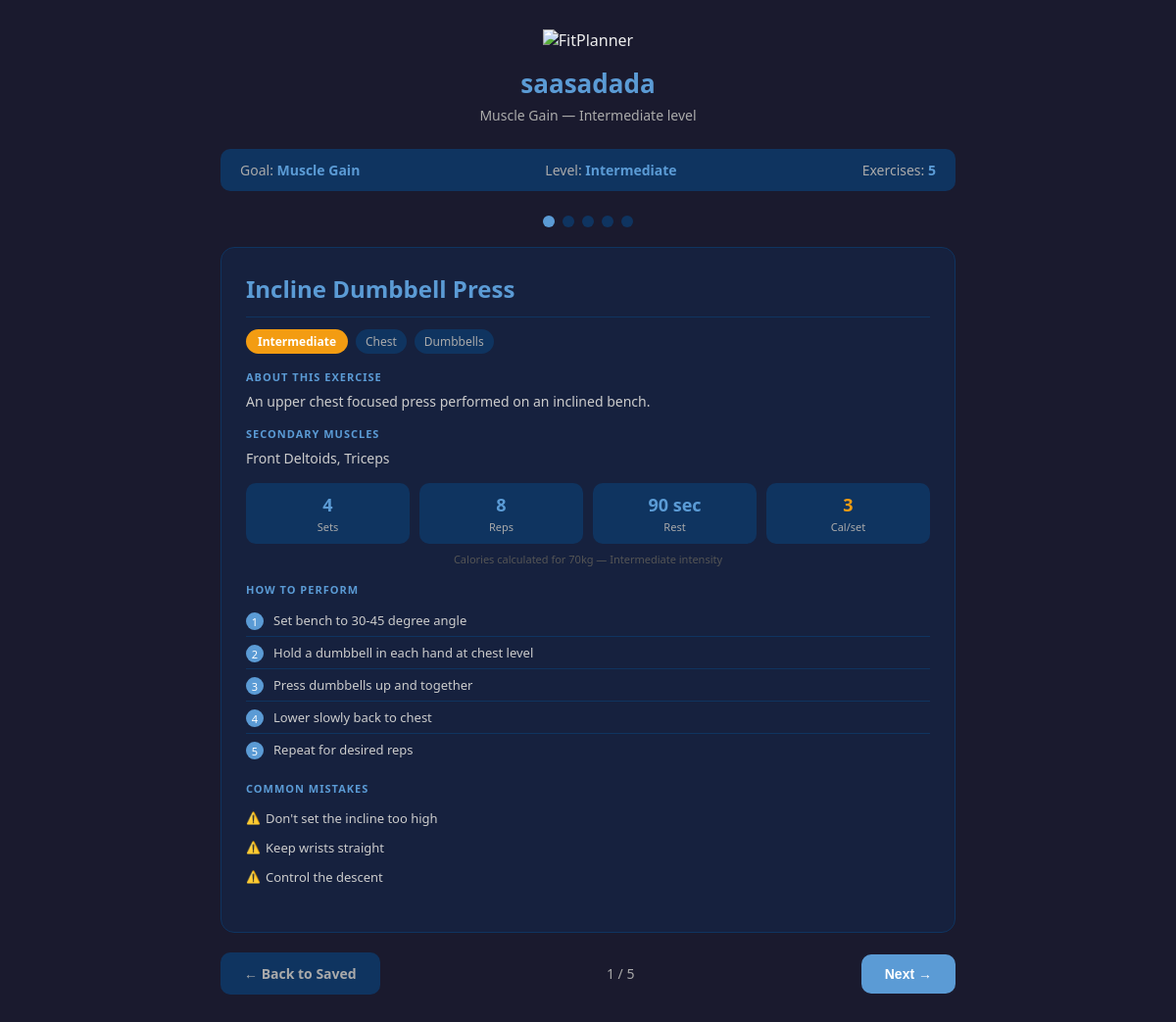
The app's page /view_workout.php?id=50 (signed in) with its own data.
### tables this page shows
CREATE TABLE `workouts` (
  `id` int(11) NOT NULL,
  `user_id` int(11) NOT NULL,
  `goal` varchar(100) DEFAULT NULL,
  `generated_at` timestamp NOT NULL DEFAULT current_timestamp(),
  `saved` tinyint(1) DEFAULT 0,
  `name` varchar(150) DEFAULT NULL
);

CREATE TABLE `exercises` (
  `id` int(11) NOT NULL,
  `user_id` int(11) NOT NULL,
  `name` varchar(150) NOT NULL,
  `difficulty` enum('Beginner','Intermediate','Advanced') DEFAULT NULL,
  `description` text DEFAULT NULL,
  `equipment` varchar(150) DEFAULT NULL,
  `created_at` timestamp NOT NULL DEFAULT current_timestamp(),
  `category_id` int(11) DEFAULT NULL
);

CREATE TABLE `categories` (
  `id` int(11) NOT NULL,
  `name` varchar(100) NOT NULL,
  `description` varchar(255) DEFAULT NULL
);

### view_workout.php (the view, shortened to what this page needs)
<?php
$conn = mysqli_connect("localhost", "root", "", "fitplanner");
$workout_id = $_GET['id'];
$user_id = $_SESSION['user_id'] ?? 6;
$stmt = mysqli_prepare($conn, "SELECT * FROM workouts WHERE id = ? AND user_id = ? AND saved = 1");
mysqli_stmt_bind_param($stmt, 'ii', $workout_id, $user_id);
mysqli_stmt_execute($stmt);
$result = mysqli_stmt_get_result($stmt);
$workout = mysqli_fetch_assoc($result);
$stmt2 = mysqli_prepare($conn, "
    SELECT e.id, e.name, e.difficulty, e.description, e.equipment, c.name AS category
    FROM workout_exercises we
    JOIN exercises e ON we.exercise_id = e.id
    JOIN categories c ON e.category_id = c.id
    WHERE we.workout_id = ?
");
mysqli_stmt_bind_param($stmt2, 'i', $workout_id);
mysqli_stmt_execute($stmt2);
$result2 = mysqli_stmt_get_result($stmt2);
$exercises = [];
while ($row = mysqli_fetch_assoc($result2)) {
    $exercises[] = $row;
}
$goal = $workout['goal'];
$difficulty = $exercises[0]['difficulty'] ?? 'Beginner';
$workout_info = [
    'Weight Loss'     => ['sets' => 3, 'reps' => 15, 'duration' => 40, 'rest' => '30 sec'],
    'Muscle Gain'     => ['sets' => 4, 'reps' => 8,  'duration' => null, 'rest' => '90 sec'],
    'Maintain Weight' => ['sets' => 3, 'reps' => 12, 'duration' => 30, 'rest' => '60 sec'],
];
$info = $workout_info[$goal] ?? $workout_info['Maintain Weight'];
$difficulty_multiplier = [
    'Beginner'     => 0.8,
    'Intermediate' => 1.0,
    'Advanced'     => 1.2,
];
$multiplier = $difficulty_multiplier[$difficulty] ?? 1.0;
$user_weight = 70;
$cardio_categories = ['Cardio', 'Full Body'];
function calculateCalories($data, $info, $user_weight, $multiplier) {
    $MET = $data['MET'];
    $type = $data['type'];
    if ($type === 'cardio') {
        $duration_sec = $info['duration'] ?? 40;
        $duration_hours = ($duration_sec * $info['sets']) / 3600;
        $calories = round($MET * $user_weight * $duration_hours * $multiplier);
        return ['value' => $calories, 'label' => 'Cal/session'];
    } else {
        $reps = $info['reps'] ?? 10;
        $time_per_set_hours = ($reps * 4) / 3600;
        $calories_per_set = round($MET * $user_weight * $time_per_set_hours * $multiplier);
        return ['value' => $calories_per_set, 'label' => 'Cal/set'];
    }
}
?>
<!DOCTYPE html>
<html lang="en">
<head>
</head>
<body>
<div class="container">
    <div class="header">
        <img src="FullLogo_Transparent_NoBuffer.png" alt="FitPlanner">
        <h1><?php echo htmlspecialchars($workout['name']); ?></h1>
        <p><?php echo $goal; ?> — <?php echo $difficulty; ?> level</p>
    </div>
    <div class="summary-bar">
        <span>Goal: <strong><?php echo $goal; ?></strong></span>
        <span>Level: <strong><?php echo $difficulty; ?></strong></span>
        <span>Exercises: <strong><?php echo count($exercises); ?></strong></span>
    </div>
    <div class="progress-dots">
        <?php foreach ($exercises as $i => $ex): ?>
            <div class="dot <?php echo $i === 0 ? 'active' : ''; ?>" onclick="goTo(<?php echo $i; ?>)"></div>
        <?php endforeach; ?>
    </div>
    <?php foreach ($exercises as $i => $ex):
        $data = $exercise_data[$ex['name']] ?? null;
        $isCardio = in_array($ex['category'], $cardio_categories);
        $cal = $data ? calculateCalories($data, $info, $user_weight, $multiplier) : ['value' => '~10', 'label' => 'Cal/set'];
    ?>
    <div class="exercise-card <?php echo $i === 0 ? 'active' : ''; ?>" id="card-<?php echo $i; ?>">
        <div class="card-inner">
            <h2><?php echo $ex['name']; ?></h2>
            <div class="meta-row">
                <span class="badge <?php echo $ex['difficulty']; ?>"><?php echo $ex['difficulty']; ?></span>
                <span class="tag"><?php echo $ex['category']; ?></span>
                <span class="tag"><?php echo $ex['equipment']; ?></span>
            </div>
            <?php if ($data): ?>
            <div class="section">
                <div class="section-title">About this exercise</div>
                <p><?php echo $data['description']; ?></p>
            </div>
            <div class="section">
                <div class="section-title">Secondary Muscles</div>
                <p><?php echo $data['secondary']; ?></p>
            </div>
            <?php endif; ?>
            <div class="info-grid">
                <div class="info-box">
                    <div class="val"><?php echo $info['sets']; ?></div>
                    <div class="lbl">Sets</div>
                </div>
                <div class="info-box">
                    <?php if ($isCardio && $info['duration']): ?>
                        <div class="val"><?php echo $info['duration']; ?>s</div>
                        <div class="lbl">Duration</div>
                    <?php else: ?>
                        <div class="val"><?php echo $info['reps']; ?></div>
                        <div class="lbl">Reps</div>
                    <?php endif; ?>
                </div>
                <div class="info-box">
                    <div class="val"><?php echo $info['rest']; ?></div>
                    <div class="lbl">Rest</div>
                </div>
                <div class="info-box">
                    <div class="val" style="color:#f39c12;"><?php echo $cal['value']; ?></div>
                    <div class="lbl"><?php echo $cal['label']; ?></div>
                </div>
            </div>
            <p class="weight-note">Calories calculated for <?php echo $user_weight; ?>kg — <?php echo $difficulty; ?> intensity</p>
            <?php if (isset($steps[$ex['name']])): ?>
            <div class="section">
                <div class="section-title">How to Perform</div>
                <ul class="steps-list">
                    <?php foreach ($steps[$ex['name']] as $step): ?>
                        <li><?php echo $step; ?></li>
                    <?php endforeach; ?>
                </ul>
            </div>
            <?php endif; ?>
            <?php if ($data): ?>
            <div class="section">
                <div class="section-title">Common Mistakes</div>
                <ul class="mistakes-list">
                    <?php foreach ($data['mistakes'] as $mistake): ?>
                        <li><?php echo $mistake; ?></li>
                    <?php endforeach; ?>
                </ul>
            </div>
            <?php endif; ?>
        </div>
        <div class="nav-buttons">
            <?php if ($i > 0): ?>
                <button class="btn btn-secondary" onclick="goTo(<?php echo $i-1; ?>)">← Previous</button>
            <?php else: ?>
                <a href="saved_workouts.php" class="btn btn-secondary">← Back to Saved</a>
            <?php endif; ?>
            <span class="counter"><?php echo $i+1; ?> / <?php echo count($exercises); ?></span>
            <?php if ($i < count($exercises)-1): ?>
                <button class="btn btn-primary" onclick="goTo(<?php echo $i+1; ?>)">Next →</button>
            <?php else: ?>
                <a href="saved_workouts.php" class="btn btn-success">Done!</a>
            <?php endif; ?>
        </div>
    </div>
    <?php endforeach; ?>
</div>
</body>
</html>

### view_workout.php (style rules this page uses)
* { margin: 0; padding: 0; box-sizing: border-box; }
body { font-family: 'Segoe UI', sans-serif; background: #1a1a2e; color: #eee; min-height: 100vh; padding: 30px 20px; }
.container { max-width: 750px; margin: 0 auto; }
.header { text-align: center; margin-bottom: 25px; }
.header img { height: 60px; margin-bottom: 15px; }
.header h1 { font-size: 26px; color: #5b9bd5; }
.header p { color: #aaa; margin-top: 5px; font-size: 14px; }
.summary-bar { background: #0f3460; border-radius: 10px; padding: 12px 20px; margin-bottom: 25px; display: flex; justify-content: space-between; flex-wrap: wrap; gap: 8px; font-size: 14px; }
.summary-bar span { color: #aaa; }
.summary-bar strong { color: #5b9bd5; }
.progress-dots { display: flex; justify-content: center; gap: 8px; margin-bottom: 20px; }
.dot { width: 12px; height: 12px; border-radius: 50%; background: #0f3460; cursor: pointer; transition: background 0.3s; }
.dot.active { background: #5b9bd5; }
.exercise-card { display: none; }
.exercise-card.active { display: block; }
.card-inner { background: #16213e; border: 1px solid #0f3460; border-radius: 14px; padding: 25px; }
.card-inner h2 { font-size: 24px; color: #5b9bd5; margin-bottom: 12px; padding-bottom: 12px; border-bottom: 1px solid #0f3460; }
.meta-row { display: flex; flex-wrap: wrap; gap: 8px; margin-bottom: 16px; }
.badge { padding: 4px 12px; border-radius: 20px; font-size: 12px; font-weight: bold; }
.Intermediate { background: #f39c12; color: white; }
.tag { background: #0f3460; padding: 4px 10px; border-radius: 20px; font-size: 12px; color: #aaa; }
.section { margin-bottom: 16px; }
.section-title { font-size: 11px; font-weight: bold; color: #5b9bd5; text-transform: uppercase; letter-spacing: 1px; margin-bottom: 8px; }
.section p { font-size: 14px; color: #ccc; }
.info-grid { display: grid; grid-template-columns: repeat(4, 1fr); gap: 10px; margin-bottom: 8px; }
.info-box { background: #0f3460; border-radius: 10px; padding: 10px; text-align: center; }
.info-box .val { font-size: 18px; font-weight: bold; color: #5b9bd5; }
.info-box .lbl { font-size: 11px; color: #aaa; margin-top: 3px; }
.weight-note { font-size: 11px; color: #555; margin-bottom: 16px; text-align: center; }
.steps-list { list-style: none; counter-reset: step; }
.steps-list li { padding: 7px 0 7px 28px; position: relative; font-size: 13px; color: #ccc; border-bottom: 1px solid #0f3460; }
.steps-list li:last-child { border-bottom: none; }
.steps-list li::before { content: counter(step); counter-increment: step; position: absolute; left: 0; top: 8px; background: #5b9bd5; color: white; width: 18px; height: 18px; border-radius: 50%; font-size: 11px; display: flex; align-items: center; justify-content: center; }
.mistakes-list { list-style: none; }
.mistakes-list li { padding: 6px 0 6px 20px; position: relative; font-size: 13px; color: #ccc; }
.mistakes-list li::before { content: '⚠️'; position: absolute; left: 0; font-size: 12px; }
.nav-buttons { display: flex; justify-content: space-between; align-items: center; margin-top: 20px; gap: 10px; }
.btn { padding: 12px 24px; border-radius: 10px; border: none; font-size: 14px; font-weight: bold; cursor: pointer; transition: background 0.2s; text-decoration: none; display: inline-block; }
.btn-primary { background: #5b9bd5; color: white; }
.btn-secondary { background: #0f3460; color: #aaa; }
.counter { color: #aaa; font-size: 14px; }

### records on screen
workouts: name "saasadada", goal "Muscle Gain"
exercises: difficulty "Intermediate", name "Incline Dumbbell Press", category.name "Chest", equipment "Dumbbells", description "An upper chest focused press performed on an inclined bench.", secondary "Front Deltoids, Triceps", value "3", label "Cal/set", name "Set bench to 30-45 degree angle", name "Hold a dumbbell in each hand at chest level", name "Press dumbbells up and together", name "Lower slowly back to chest", name "Repeat for desired reps", mistake "Don't set the incline too high", mistake "Keep wrists straight", mistake "Control the descent", count($exercises) "5"

### other values on screen
count($exercises) "5"
